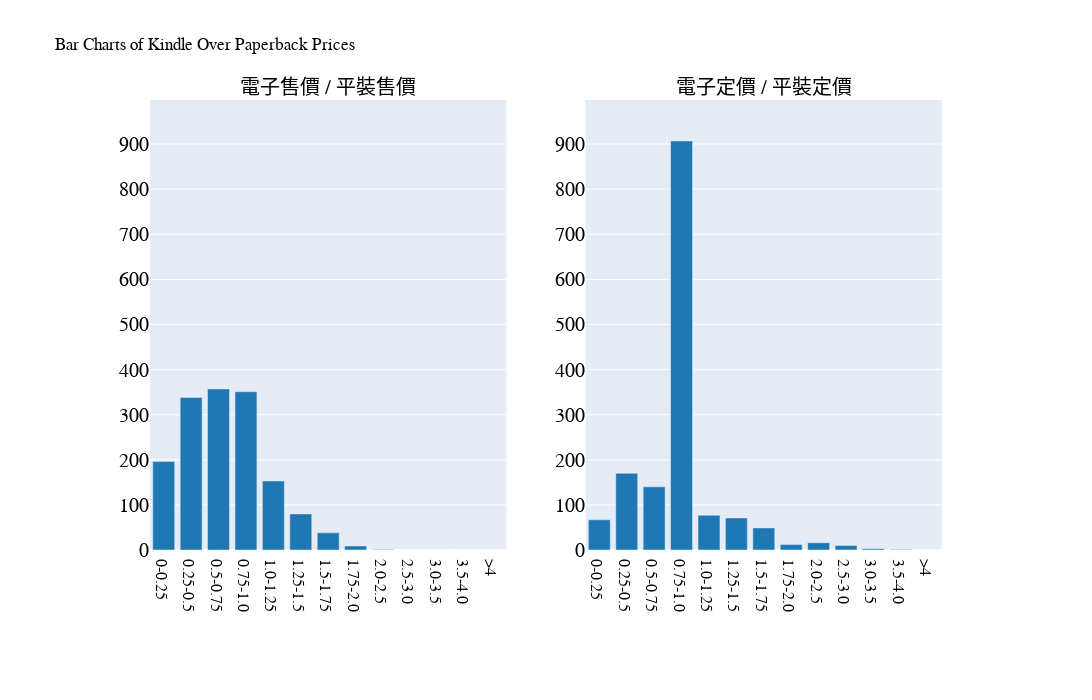

Here is the notebook cell this chart was saved with:
### Code cell
# 篩選掉缺少必要數據的行
filtered_data = data_kindle_1dep.dropna(subset=["kindle_over_paperback-selling_price", "kindle_over_paperback-original_price"])

# 定義區間範圍
bins = [0, 0.25, 0.5, 0.75, 1.0, 1.25, 1.5, 1.75, 2, 2.5, 3, 3.5, 4, float("inf")]

# 根據區間範圍計算頻率
filtered_data["selling_price_binned"] = pd.cut(filtered_data["kindle_over_paperback-selling_price"], bins=bins)
filtered_data["original_price_binned"] = pd.cut(filtered_data["kindle_over_paperback-original_price"], bins=bins)

selling_price_counts = filtered_data["selling_price_binned"].value_counts().sort_index()
original_price_counts = filtered_data["original_price_binned"].value_counts().sort_index()

# 設置區間標籤
labels = ["0-0.25", "0.25-0.5", "0.5-0.75", "0.75-1.0", "1.0-1.25", "1.25-1.5", "1.5-1.75", "1.75-2.0", "2.0-2.5", "2.5-3.0", "3.0-3.5", "3.5-4.0", ">4"]

# 創建子圖
fig = make_subplots(rows=1, cols=2, subplot_titles=("電子售價 / 平裝售價", "電子定價 / 平裝定價"), x_title="", y_title="", column_widths=[0.5, 0.5])

# 售價長條圖
fig.add_trace(go.Bar(x=labels, y=selling_price_counts.values, name="Selling Price", marker_color="#1f77b4"), row=1, col=1)

# 原價長條圖
fig.add_trace(go.Bar(x=labels, y=original_price_counts.values, name="Original Price", marker_color="#1f77b4"), row=1, col=2)  # 設置原價長條圖的顏色為藍色

# 設置相同的刻度範圍
max_y = max(selling_price_counts.max(), original_price_counts.max())
buffer = max_y * 0.1  # 預留邊緣緩衝區

fig.update_yaxes(title_font=dict(size=20), tickfont=dict(size=20), range=[0, max_y + buffer], row=1, col=1)
fig.update_yaxes(title_font=dict(size=20), tickfont=dict(size=20), range=[0, max_y + buffer], row=1, col=2)
fig.update_xaxes(tickfont=dict(size=16), row=1, col=1, title_standoff=100)  # 左子圖
fig.update_xaxes(tickfont=dict(size=16), row=1, col=2, title_standoff=100)  # 右子圖
fig.update_annotations(font=dict(size=20))

# 更新子圖佈局
fig.update_layout(height=700, width=1400, title_text="Bar Charts of Kindle Over Paperback Prices", showlegend=False)
fig.update_layout(font=dict(family=r"C:\Users\USER\OneDrive\桌面\Fonts\TaipeiSansTCBeta-Regular.ttf", color="Black"))
fig.update_layout(margin=dict(l=150, r=150, t=100, b=150))

fig.write_image("0801 kindle-paperback/kindle_over_paperback_histogram.svg")
fig.show()

### Figure 1 — Plotly figure (JSON) as saved in the notebook; plotly's stock layout.template omitted (floating-point values rounded to 4 significant figures)
{"data": [{"marker": {"color": "#1f77b4"}, "name": "Selling Price", "type": "bar", "x": ["0-0.25", "0.25-0.5", "0.5-0.75", "0.75-1.0", "1.0-1.25", "1.25-1.5", "1.5-1.75", "1.75-2.0", "2.0-2.5", "2.5-3.0", "3.0-3.5", "3.5-4.0", ">4"], "xaxis": "x", "y": [196, 338, 357, 351, 153, 80, 38, 9, 1, 0, 0, 0, 0], "yaxis": "y"}, {"marker": {"color": "#1f77b4"}, "name": "Original Price", "type": "bar", "x": ["0-0.25", "0.25-0.5", "0.5-0.75", "0.75-1.0", "1.0-1.25", "1.25-1.5", "1.5-1.75", "1.75-2.0", "2.0-2.5", "2.5-3.0", "3.0-3.5", "3.5-4.0", ">4"], "xaxis": "x2", "y": [67, 170, 140, 907, 77, 71, 49, 12, 16, 10, 3, 1, 0], "yaxis": "y2"}], "layout": {"annotations": [{"font": {"size": 20}, "showarrow": false, "text": "電子售價 / 平裝售價", "x": 0.225, "xanchor": "center", "xref": "paper", "y": 1, "yanchor": "bottom", "yref": "paper"}, {"font": {"size": 20}, "showarrow": false, "text": "電子定價 / 平裝定價", "x": 0.775, "xanchor": "center", "xref": "paper", "y": 1, "yanchor": "bottom", "yref": "paper"}], "font": {"color": "Black", "family": "C:\\Users\\USER\\OneDrive\\桌面\\Fonts\\TaipeiSansTCBeta-Regular.ttf"}, "height": 700, "margin": {"b": 150, "l": 150, "r": 150, "t": 100}, "showlegend": false, "title": {"text": "Bar Charts of Kindle Over Paperback Prices"}, "width": 1400, "xaxis": {"anchor": "y", "domain": [0, 0.45], "tickfont": {"size": 16}, "title": {"standoff": 100}}, "xaxis2": {"anchor": "y2", "domain": [0.55, 1], "tickfont": {"size": 16}, "title": {"standoff": 100}}, "yaxis": {"anchor": "x", "domain": [0, 1], "range": [0, 997.7], "tickfont": {"size": 20}, "title": {"font": {"size": 20}}}, "yaxis2": {"anchor": "x2", "domain": [0, 1], "range": [0, 997.7], "tickfont": {"size": 20}, "title": {"font": {"size": 20}}}}}
